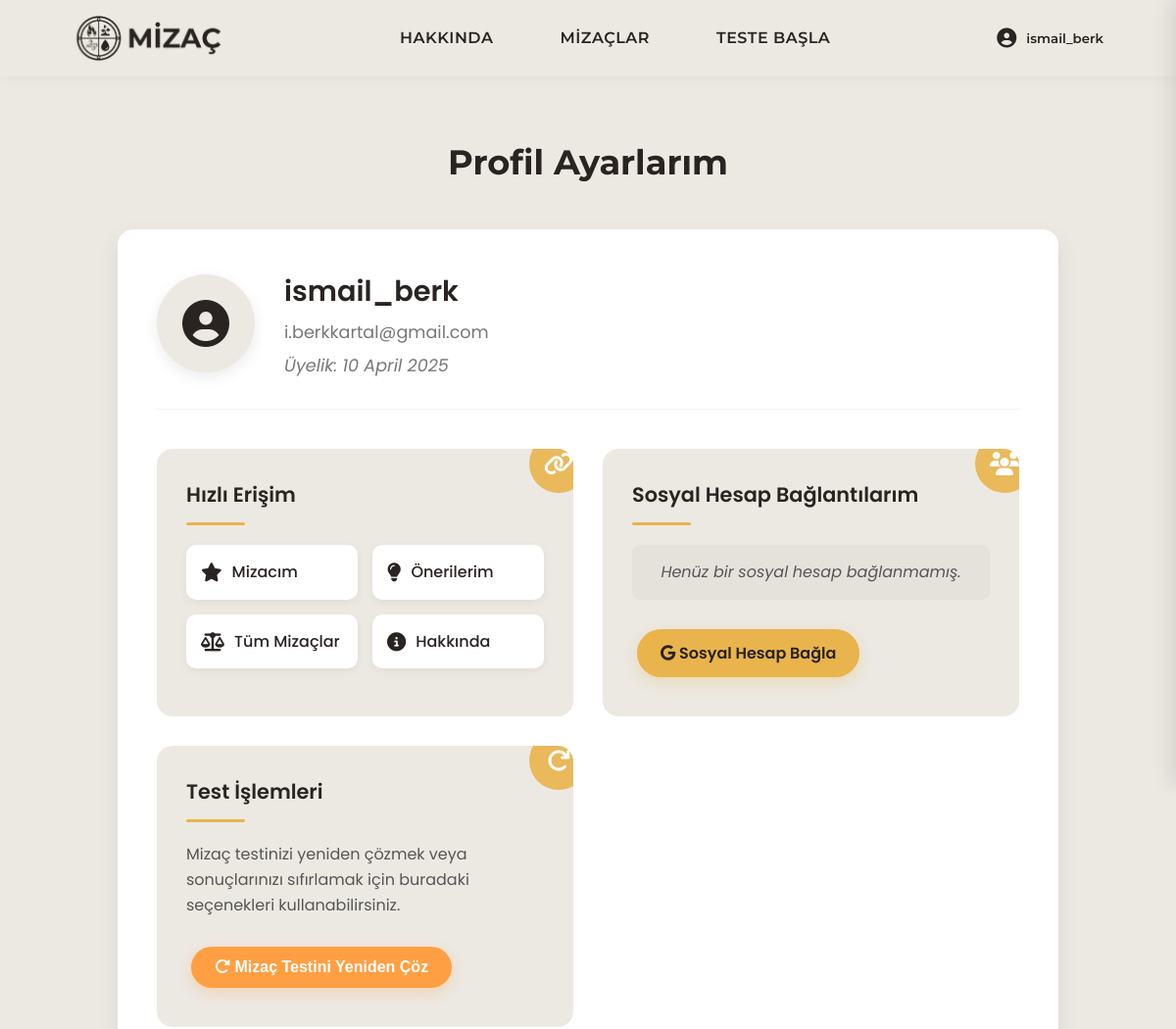
Before: /profiles/profiles/ (signed in, upper part) with the older database file.
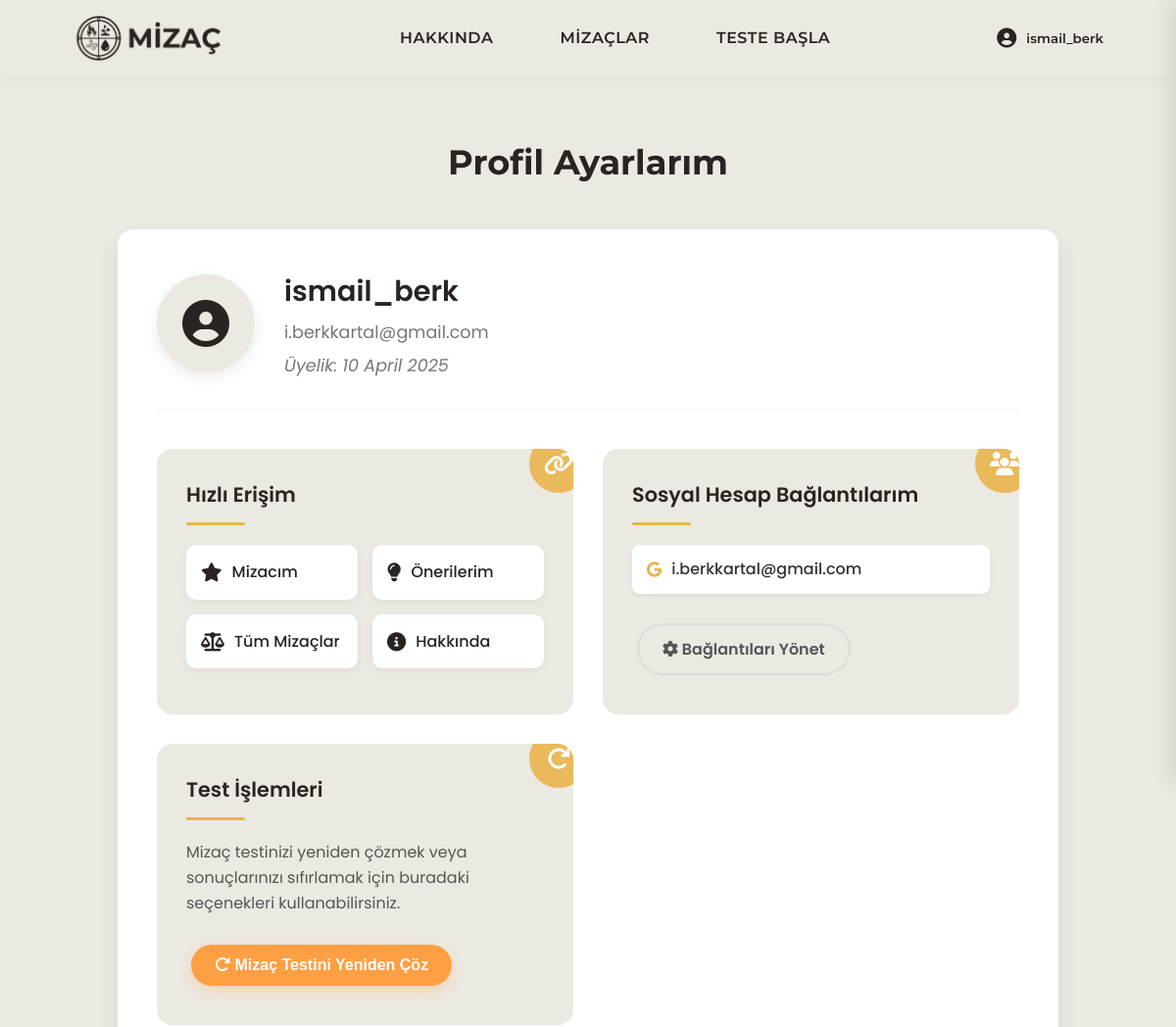
After: the same page with the newer database file.
### accounts/models.py (models this page shows, shortened)
class SocialAccount(models.Model):
    PROVIDER_CHOICES = [
        ('google', 'Google'),
    ]
    user = models.ForeignKey(User, on_delete=models.CASCADE, related_name='social_accounts')
    provider = models.CharField(max_length=30, choices=PROVIDER_CHOICES)
    uid = models.CharField(max_length=255, help_text="Provider'dan gelen unique ID")
    email = models.EmailField()
    extra_data = models.JSONField(default=dict, blank=True)
    created_at = models.DateTimeField(auto_now_add=True)
    updated_at = models.DateTimeField(auto_now=True)
    class Meta:
        unique_together = ('provider', 'uid')
        verbose_name = 'Sosyal Hesap'
        verbose_name_plural = 'Sosyal Hesaplar'

### profiles/views.py (the view)
# urls.py: path('profiles/', include('profiles.urls')),
@login_required
def profiles(request):
    viewed_count = UserContentInteraction.objects.filter(user=request.user, viewed=True).count()
    liked_count = UserContentInteraction.objects.filter(user=request.user, liked=True).count()
    saved_count = UserContentInteraction.objects.filter(user=request.user, saved=True).count()
    return render(request, 'profiles/profiles.html', {
        'viewed_count': viewed_count,
        'liked_count': liked_count,
        'saved_count': saved_count
    })

### templates/profiles/profiles.html (shortened to what this page needs)
{% extends 'base.html' %}
{% load static %}
{% block extra_css %}
<link rel="stylesheet" href="{% static 'css/profiles.css' %}">
{% endblock %}
{% block content %}
<div class="container">
  <div class="profile-settings-container">
    <div class="profile-header">
      <h1>Profil Ayarlarım</h1>
    </div>
    <div class="profile-card">
      <div class="profile-info">
        <div class="profile-avatar">
          <i class="fas fa-user-circle"></i>
        </div>
        <div class="profile-name">
          <h2>{{ user.username }}</h2>
          <p>{{ user.email }}</p>
          <p class="member-since">Üyelik: {{ user.date_joined|date:"d F Y" }}</p>
        </div>
      </div>
      <div class="profile-sections">
        <div class="section-card quick-links">
          <div class="section-icon">
            <i class="fas fa-link"></i>
          </div>
          <h3>Hızlı Erişim</h3>
          <div class="quick-links-grid">
            <a href="{% url 'my_temperament' %}" class="quick-link-item">
              <i class="fas fa-star"></i>
              <span>Mizacım</span>
            </a>
            <a href="{% url 'my_suggestions' %}" class="quick-link-item">
              <i class="fas fa-lightbulb"></i>
              <span>Önerilerim</span>
            </a>
            <a href="{% url 'temperaments' %}" class="quick-link-item">
              <i class="fas fa-balance-scale"></i>
              <span>Tüm Mizaçlar</span>
            </a>
            <a href="{% url 'about' %}" class="quick-link-item">
              <i class="fas fa-info-circle"></i>
              <span>Hakkında</span>
            </a>
          </div>
        </div>
        <div class="section-card social-connections">
          <div class="section-icon">
            <i class="fas fa-users"></i>
          </div>
          <h3>Sosyal Hesap Bağlantılarım</h3>
          {% if user.social_accounts.all %}
            <div class="connection-list">
              {% for account in user.social_accounts.all %}
                <div class="connection-item">
                  <i class="fab fa-{{ account.provider|lower }}"></i>
                  <span class="connection-email">{{ account.email }}</span>
                </div>
              {% endfor %}
            </div>
            <a href="{% url 'social_accounts' %}" class="btn btn-outline">
              <i class="fas fa-cog"></i> Bağlantıları Yönet
            </a>
          {% else %}
            <p class="no-connections">Henüz bir sosyal hesap bağlanmamış.</p>
            <a href="{% url 'social_accounts' %}" class="btn btn-primary">
              <i class="fab fa-google"></i> Sosyal Hesap Bağla
            </a>
          {% endif %}
        </div>
        <div class="section-card test-actions">
          <div class="section-icon">
            <i class="fas fa-redo"></i>
          </div>
          <h3>Test İşlemleri</h3>
          <p>Mizaç testinizi yeniden çözmek veya sonuçlarınızı sıfırlamak için buradaki seçenekleri kullanabilirsiniz.</p>
          <button id="restart-test-btn" class="btn btn-warning">
            <i class="fas fa-redo-alt"></i> Mizaç Testini Yeniden Çöz
          </button>
        </div>
      </div>
    </div>
  </div>
</div>
{% endblock %}

Changed rows visible on the page:
added SocialAccount: email "i.berkkartal@gmail.com"
Other visible differences:
text no longer shown: "Henüz bir sosyal hesap bağlanmamış. Sosyal Hesap Bağla"
text now shown: "Bağlantıları Yönet"
